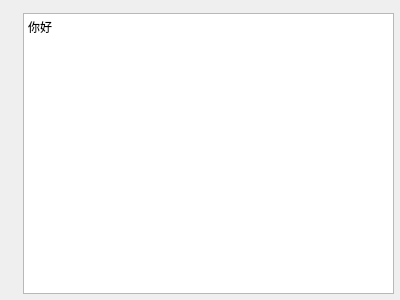
<?xml version="1.0" encoding="UTF-8"?>
<ui version="4.0">
 <class>Dialog</class>
 <widget class="QDialog" name="Dialog">
  <property name="geometry">
   <rect>
    <x>0</x>
    <y>0</y>
    <width>400</width>
    <height>300</height>
   </rect>
  </property>
  <property name="windowTitle">
   <string>Dialog</string>
  </property>
  <widget class="QTextEdit" name="textEdit">
   <property name="geometry">
    <rect>
     <x>23</x>
     <y>13</y>
     <width>371</width>
     <height>281</height>
    </rect>
   </property>
   <property name="html">
    <string>&lt;!DOCTYPE HTML PUBLIC &quot;-//W3C//DTD HTML 4.0//EN&quot; &quot;http://www.w3.org/TR/REC-html40/strict.dtd&quot;&gt;
&lt;html&gt;&lt;head&gt;&lt;meta name=&quot;qrichtext&quot; content=&quot;1&quot; /&gt;&lt;meta charset=&quot;utf-8&quot; /&gt;&lt;style type=&quot;text/css&quot;&gt;
p, li { white-space: pre-wrap; }
hr { height: 1px; border-width: 0; }
li.unchecked::marker { content: &quot;\2610&quot;; }
li.checked::marker { content: &quot;\2612&quot;; }
&lt;/style&gt;&lt;/head&gt;&lt;body style=&quot; font-family:'Microsoft YaHei UI'; font-size:9pt; font-weight:400; font-style:normal;&quot;&gt;
&lt;p style=&quot; margin-top:0px; margin-bottom:0px; margin-left:0px; margin-right:0px; -qt-block-indent:0; text-indent:0px;&quot;&gt;你好&lt;/p&gt;&lt;/body&gt;&lt;/html&gt;</string>
   </property>
  </widget>
 </widget>
 <resources/>
 <connections/>
</ui>
